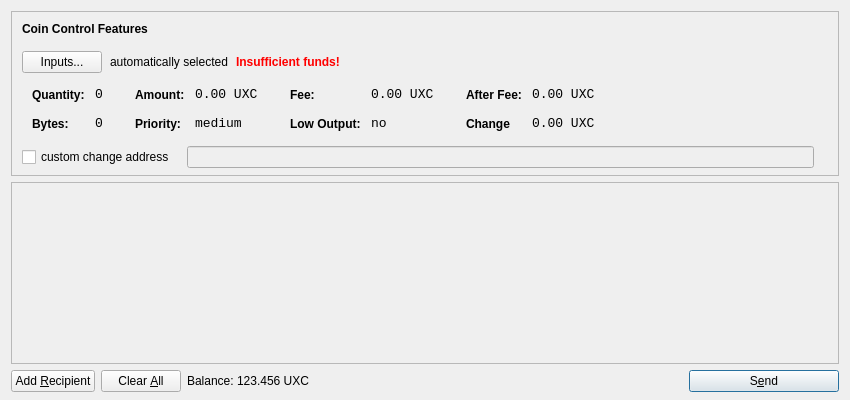
<?xml version="1.0" encoding="UTF-8"?>
<ui version="4.0">
 <class>SendCoinsDialog</class>
 <widget class="QDialog" name="SendCoinsDialog">
  <property name="geometry">
   <rect>
    <x>0</x>
    <y>0</y>
    <width>850</width>
    <height>400</height>
   </rect>
  </property>
  <property name="windowTitle">
   <string>Send Coins</string>
  </property>
  <layout class="QVBoxLayout" name="verticalLayout" stretch="0,1,0">
   <property name="bottomMargin">
    <number>8</number>
   </property>
   <item>
    <widget class="QFrame" name="frameCoinControl">
     <property name="sizePolicy">
      <sizepolicy hsizetype="Expanding" vsizetype="Expanding">
       <horstretch>0</horstretch>
       <verstretch>0</verstretch>
      </sizepolicy>
     </property>
     <property name="maximumSize">
      <size>
       <width>16777215</width>
       <height>16777215</height>
      </size>
     </property>
     <property name="frameShape">
      <enum>QFrame::StyledPanel</enum>
     </property>
     <property name="frameShadow">
      <enum>QFrame::Sunken</enum>
     </property>
     <layout class="QVBoxLayout" name="verticalLayoutCoinControl2">
      <property name="spacing">
       <number>-1</number>
      </property>
      <property name="leftMargin">
       <number>0</number>
      </property>
      <property name="topMargin">
       <number>0</number>
      </property>
      <property name="rightMargin">
       <number>0</number>
      </property>
      <property name="bottomMargin">
       <number>6</number>
      </property>
      <item>
       <layout class="QVBoxLayout" name="verticalLayoutCoinControl" stretch="0,0,0,0,1">
        <property name="spacing">
         <number>0</number>
        </property>
        <property name="leftMargin">
         <number>10</number>
        </property>
        <property name="topMargin">
         <number>10</number>
        </property>
        <item>
         <layout class="QHBoxLayout" name="horizontalLayoutCoinControl1">
          <property name="bottomMargin">
           <number>15</number>
          </property>
          <item>
           <widget class="QLabel" name="labelCoinControlFeatures">
            <property name="sizePolicy">
             <sizepolicy hsizetype="Preferred" vsizetype="Maximum">
              <horstretch>0</horstretch>
              <verstretch>0</verstretch>
             </sizepolicy>
            </property>
            <property name="font">
             <font>
              <weight>75</weight>
              <bold>true</bold>
             </font>
            </property>
            <property name="styleSheet">
             <string notr="true">font-weight:bold;</string>
            </property>
            <property name="text">
             <string>Coin Control Features</string>
            </property>
           </widget>
          </item>
         </layout>
        </item>
        <item>
         <layout class="QHBoxLayout" name="horizontalLayoutCoinControl2" stretch="0,0,0,0">
          <property name="spacing">
           <number>8</number>
          </property>
          <property name="bottomMargin">
           <number>10</number>
          </property>
          <item>
           <widget class="QPushButton" name="pushButtonCoinControl">
            <property name="styleSheet">
             <string notr="true"/>
            </property>
            <property name="text">
             <string>Inputs...</string>
            </property>
           </widget>
          </item>
          <item>
           <widget class="QLabel" name="labelCoinControlAutomaticallySelected">
            <property name="text">
             <string>automatically selected</string>
            </property>
            <property name="margin">
             <number>5</number>
            </property>
           </widget>
          </item>
          <item>
           <widget class="QLabel" name="labelCoinControlInsuffFunds">
            <property name="font">
             <font>
              <weight>75</weight>
              <bold>true</bold>
             </font>
            </property>
            <property name="styleSheet">
             <string notr="true">color:red;font-weight:bold;</string>
            </property>
            <property name="text">
             <string>Insufficient funds!</string>
            </property>
            <property name="margin">
             <number>5</number>
            </property>
           </widget>
          </item>
          <item>
           <spacer name="horizontalSpacerCoinControl">
            <property name="orientation">
             <enum>Qt::Horizontal</enum>
            </property>
            <property name="sizeHint" stdset="0">
             <size>
              <width>40</width>
              <height>1</height>
             </size>
            </property>
           </spacer>
          </item>
         </layout>
        </item>
        <item>
         <widget class="QWidget" name="widgetCoinControl" native="true">
          <property name="sizePolicy">
           <sizepolicy hsizetype="Preferred" vsizetype="Preferred">
            <horstretch>0</horstretch>
            <verstretch>0</verstretch>
           </sizepolicy>
          </property>
          <property name="minimumSize">
           <size>
            <width>0</width>
            <height>0</height>
           </size>
          </property>
          <property name="styleSheet">
           <string notr="true"/>
          </property>
          <layout class="QHBoxLayout" name="horizontalLayoutCoinControl5">
           <property name="margin">
            <number>0</number>
           </property>
           <item>
            <layout class="QHBoxLayout" name="horizontalLayoutCoinControl3" stretch="0,0,0,1">
             <property name="spacing">
              <number>20</number>
             </property>
             <property name="topMargin">
              <number>0</number>
             </property>
             <property name="bottomMargin">
              <number>10</number>
             </property>
             <item>
              <layout class="QFormLayout" name="formLayoutCoinControl1">
               <property name="horizontalSpacing">
                <number>10</number>
               </property>
               <property name="verticalSpacing">
                <number>14</number>
               </property>
               <property name="leftMargin">
                <number>10</number>
               </property>
               <property name="topMargin">
                <number>4</number>
               </property>
               <property name="rightMargin">
                <number>6</number>
               </property>
               <item row="0" column="0">
                <widget class="QLabel" name="labelCoinControlQuantityText">
                 <property name="styleSheet">
                  <string notr="true">font-weight:bold;</string>
                 </property>
                 <property name="text">
                  <string>Quantity:</string>
                 </property>
                 <property name="margin">
                  <number>0</number>
                 </property>
                </widget>
               </item>
               <item row="0" column="1">
                <widget class="QLabel" name="labelCoinControlQuantity">
                 <property name="font">
                  <font>
                   <family>Monospace</family>
                   <pointsize>10</pointsize>
                  </font>
                 </property>
                 <property name="cursor">
                  <cursorShape>IBeamCursor</cursorShape>
                 </property>
                 <property name="contextMenuPolicy">
                  <enum>Qt::ActionsContextMenu</enum>
                 </property>
                 <property name="text">
                  <string>0</string>
                 </property>
                 <property name="margin">
                  <number>0</number>
                 </property>
                 <property name="textInteractionFlags">
                  <set>Qt::LinksAccessibleByMouse|Qt::TextSelectableByKeyboard|Qt::TextSelectableByMouse</set>
                 </property>
                </widget>
               </item>
               <item row="1" column="0">
                <widget class="QLabel" name="labelCoinControlBytesText">
                 <property name="styleSheet">
                  <string notr="true">font-weight:bold;</string>
                 </property>
                 <property name="text">
                  <string>Bytes:</string>
                 </property>
                </widget>
               </item>
               <item row="1" column="1">
                <widget class="QLabel" name="labelCoinControlBytes">
                 <property name="font">
                  <font>
                   <family>Monospace</family>
                   <pointsize>10</pointsize>
                  </font>
                 </property>
                 <property name="cursor">
                  <cursorShape>IBeamCursor</cursorShape>
                 </property>
                 <property name="contextMenuPolicy">
                  <enum>Qt::ActionsContextMenu</enum>
                 </property>
                 <property name="text">
                  <string>0</string>
                 </property>
                 <property name="textInteractionFlags">
                  <set>Qt::LinksAccessibleByMouse|Qt::TextSelectableByKeyboard|Qt::TextSelectableByMouse</set>
                 </property>
                </widget>
               </item>
              </layout>
             </item>
             <item>
              <layout class="QFormLayout" name="formLayoutCoinControl2">
               <property name="horizontalSpacing">
                <number>10</number>
               </property>
               <property name="verticalSpacing">
                <number>14</number>
               </property>
               <property name="leftMargin">
                <number>6</number>
               </property>
               <property name="topMargin">
                <number>4</number>
               </property>
               <property name="rightMargin">
                <number>6</number>
               </property>
               <item row="0" column="0">
                <widget class="QLabel" name="labelCoinControlAmountText">
                 <property name="styleSheet">
                  <string notr="true">font-weight:bold;</string>
                 </property>
                 <property name="text">
                  <string>Amount:</string>
                 </property>
                 <property name="margin">
                  <number>0</number>
                 </property>
                </widget>
               </item>
               <item row="0" column="1">
                <widget class="QLabel" name="labelCoinControlAmount">
                 <property name="font">
                  <font>
                   <family>Monospace</family>
                   <pointsize>10</pointsize>
                  </font>
                 </property>
                 <property name="cursor">
                  <cursorShape>IBeamCursor</cursorShape>
                 </property>
                 <property name="contextMenuPolicy">
                  <enum>Qt::ActionsContextMenu</enum>
                 </property>
                 <property name="text">
                  <string>0.00 UXC</string>
                 </property>
                 <property name="textInteractionFlags">
                  <set>Qt::LinksAccessibleByMouse|Qt::TextSelectableByKeyboard|Qt::TextSelectableByMouse</set>
                 </property>
                </widget>
               </item>
               <item row="1" column="0">
                <widget class="QLabel" name="labelCoinControlPriorityText">
                 <property name="styleSheet">
                  <string notr="true">font-weight:bold;</string>
                 </property>
                 <property name="text">
                  <string>Priority:</string>
                 </property>
                </widget>
               </item>
               <item row="1" column="1">
                <widget class="QLabel" name="labelCoinControlPriority">
                 <property name="font">
                  <font>
                   <family>Monospace</family>
                   <pointsize>10</pointsize>
                  </font>
                 </property>
                 <property name="cursor">
                  <cursorShape>IBeamCursor</cursorShape>
                 </property>
                 <property name="contextMenuPolicy">
                  <enum>Qt::ActionsContextMenu</enum>
                 </property>
                 <property name="text">
                  <string>medium</string>
                 </property>
                 <property name="textInteractionFlags">
                  <set>Qt::LinksAccessibleByMouse|Qt::TextSelectableByKeyboard|Qt::TextSelectableByMouse</set>
                 </property>
                </widget>
               </item>
              </layout>
             </item>
             <item>
              <layout class="QFormLayout" name="formLayoutCoinControl3">
               <property name="horizontalSpacing">
                <number>10</number>
               </property>
               <property name="verticalSpacing">
                <number>14</number>
               </property>
               <property name="leftMargin">
                <number>6</number>
               </property>
               <property name="topMargin">
                <number>4</number>
               </property>
               <property name="rightMargin">
                <number>6</number>
               </property>
               <item row="0" column="0">
                <widget class="QLabel" name="labelCoinControlFeeText">
                 <property name="styleSheet">
                  <string notr="true">font-weight:bold;</string>
                 </property>
                 <property name="text">
                  <string>Fee:</string>
                 </property>
                 <property name="margin">
                  <number>0</number>
                 </property>
                </widget>
               </item>
               <item row="0" column="1">
                <widget class="QLabel" name="labelCoinControlFee">
                 <property name="font">
                  <font>
                   <family>Monospace</family>
                   <pointsize>10</pointsize>
                  </font>
                 </property>
                 <property name="cursor">
                  <cursorShape>IBeamCursor</cursorShape>
                 </property>
                 <property name="contextMenuPolicy">
                  <enum>Qt::ActionsContextMenu</enum>
                 </property>
                 <property name="text">
                  <string>0.00 UXC</string>
                 </property>
                 <property name="textInteractionFlags">
                  <set>Qt::LinksAccessibleByMouse|Qt::TextSelectableByKeyboard|Qt::TextSelectableByMouse</set>
                 </property>
                </widget>
               </item>
               <item row="1" column="0">
                <widget class="QLabel" name="labelCoinControlLowOutputText">
                 <property name="styleSheet">
                  <string notr="true">font-weight:bold;</string>
                 </property>
                 <property name="text">
                  <string>Low Output:</string>
                 </property>
                </widget>
               </item>
               <item row="1" column="1">
                <widget class="QLabel" name="labelCoinControlLowOutput">
                 <property name="font">
                  <font>
                   <family>Monospace</family>
                   <pointsize>10</pointsize>
                  </font>
                 </property>
                 <property name="cursor">
                  <cursorShape>IBeamCursor</cursorShape>
                 </property>
                 <property name="contextMenuPolicy">
                  <enum>Qt::ActionsContextMenu</enum>
                 </property>
                 <property name="text">
                  <string>no</string>
                 </property>
                 <property name="textInteractionFlags">
                  <set>Qt::LinksAccessibleByMouse|Qt::TextSelectableByKeyboard|Qt::TextSelectableByMouse</set>
                 </property>
                </widget>
               </item>
              </layout>
             </item>
             <item>
              <layout class="QFormLayout" name="formLayoutCoinControl4">
               <property name="horizontalSpacing">
                <number>10</number>
               </property>
               <property name="verticalSpacing">
                <number>14</number>
               </property>
               <property name="leftMargin">
                <number>6</number>
               </property>
               <property name="topMargin">
                <number>4</number>
               </property>
               <property name="rightMargin">
                <number>6</number>
               </property>
               <item row="0" column="0">
                <widget class="QLabel" name="labelCoinControlAfterFeeText">
                 <property name="styleSheet">
                  <string notr="true">font-weight:bold;</string>
                 </property>
                 <property name="text">
                  <string>After Fee:</string>
                 </property>
                 <property name="margin">
                  <number>0</number>
                 </property>
                </widget>
               </item>
               <item row="0" column="1">
                <widget class="QLabel" name="labelCoinControlAfterFee">
                 <property name="font">
                  <font>
                   <family>Monospace</family>
                   <pointsize>10</pointsize>
                  </font>
                 </property>
                 <property name="cursor">
                  <cursorShape>IBeamCursor</cursorShape>
                 </property>
                 <property name="contextMenuPolicy">
                  <enum>Qt::ActionsContextMenu</enum>
                 </property>
                 <property name="text">
                  <string>0.00 UXC</string>
                 </property>
                 <property name="textInteractionFlags">
                  <set>Qt::LinksAccessibleByMouse|Qt::TextSelectableByKeyboard|Qt::TextSelectableByMouse</set>
                 </property>
                </widget>
               </item>
               <item row="1" column="0">
                <widget class="QLabel" name="labelCoinControlChangeText">
                 <property name="styleSheet">
                  <string notr="true">font-weight:bold;</string>
                 </property>
                 <property name="text">
                  <string>Change</string>
                 </property>
                </widget>
               </item>
               <item row="1" column="1">
                <widget class="QLabel" name="labelCoinControlChange">
                 <property name="font">
                  <font>
                   <family>Monospace</family>
                   <pointsize>10</pointsize>
                  </font>
                 </property>
                 <property name="cursor">
                  <cursorShape>IBeamCursor</cursorShape>
                 </property>
                 <property name="contextMenuPolicy">
                  <enum>Qt::ActionsContextMenu</enum>
                 </property>
                 <property name="text">
                  <string>0.00 UXC</string>
                 </property>
                 <property name="textInteractionFlags">
                  <set>Qt::LinksAccessibleByMouse|Qt::TextSelectableByKeyboard|Qt::TextSelectableByMouse</set>
                 </property>
                </widget>
               </item>
              </layout>
             </item>
            </layout>
           </item>
          </layout>
         </widget>
        </item>
        <item>
         <layout class="QHBoxLayout" name="horizontalLayoutCoinControl4" stretch="0,0,0">
          <property name="spacing">
           <number>12</number>
          </property>
          <property name="sizeConstraint">
           <enum>QLayout::SetDefaultConstraint</enum>
          </property>
          <property name="topMargin">
           <number>5</number>
          </property>
          <property name="rightMargin">
           <number>5</number>
          </property>
          <item>
           <widget class="QCheckBox" name="checkBoxCoinControlChange">
            <property name="text">
             <string>custom change address</string>
            </property>
           </widget>
          </item>
          <item>
           <widget class="QLineEdit" name="lineEditCoinControlChange">
            <property name="enabled">
             <bool>false</bool>
            </property>
            <property name="sizePolicy">
             <sizepolicy hsizetype="Expanding" vsizetype="Fixed">
              <horstretch>0</horstretch>
              <verstretch>0</verstretch>
             </sizepolicy>
            </property>
           </widget>
          </item>
          <item>
           <widget class="QLabel" name="labelCoinControlChangeLabel">
            <property name="sizePolicy">
             <sizepolicy hsizetype="Preferred" vsizetype="Expanding">
              <horstretch>0</horstretch>
              <verstretch>0</verstretch>
             </sizepolicy>
            </property>
            <property name="minimumSize">
             <size>
              <width>0</width>
              <height>0</height>
             </size>
            </property>
            <property name="text">
             <string/>
            </property>
            <property name="margin">
             <number>3</number>
            </property>
           </widget>
          </item>
         </layout>
        </item>
        <item>
         <spacer name="verticalSpacerCoinControl">
          <property name="orientation">
           <enum>Qt::Vertical</enum>
          </property>
          <property name="sizeHint" stdset="0">
           <size>
            <width>800</width>
            <height>1</height>
           </size>
          </property>
         </spacer>
        </item>
       </layout>
      </item>
     </layout>
    </widget>
   </item>
   <item>
    <widget class="QScrollArea" name="scrollArea">
     <property name="widgetResizable">
      <bool>true</bool>
     </property>
     <widget class="QWidget" name="scrollAreaWidgetContents">
      <property name="geometry">
       <rect>
        <x>0</x>
        <y>0</y>
        <width>830</width>
        <height>165</height>
       </rect>
      </property>
      <layout class="QVBoxLayout" name="verticalLayout_2">
       <property name="margin">
        <number>0</number>
       </property>
       <item>
        <layout class="QVBoxLayout" name="entries">
         <property name="spacing">
          <number>6</number>
         </property>
        </layout>
       </item>
       <item>
        <spacer name="verticalSpacer">
         <property name="orientation">
          <enum>Qt::Vertical</enum>
         </property>
         <property name="sizeHint" stdset="0">
          <size>
           <width>20</width>
           <height>40</height>
          </size>
         </property>
        </spacer>
       </item>
      </layout>
     </widget>
    </widget>
   </item>
   <item>
    <layout class="QHBoxLayout" name="horizontalLayout">
     <item>
      <widget class="QPushButton" name="addButton">
       <property name="toolTip">
        <string>Send to multiple recipients at once</string>
       </property>
       <property name="text">
        <string>Add &amp;Recipient</string>
       </property>
       <property name="icon">
        <iconset resource="../bitcoin.qrc">
         <normaloff>:/icons/add</normaloff>:/icons/add</iconset>
       </property>
       <property name="autoDefault">
        <bool>false</bool>
       </property>
      </widget>
     </item>
     <item>
      <widget class="QPushButton" name="clearButton">
       <property name="sizePolicy">
        <sizepolicy hsizetype="Minimum" vsizetype="Fixed">
         <horstretch>0</horstretch>
         <verstretch>0</verstretch>
        </sizepolicy>
       </property>
       <property name="toolTip">
        <string>Remove all transaction fields</string>
       </property>
       <property name="text">
        <string>Clear &amp;All</string>
       </property>
       <property name="icon">
        <iconset resource="../bitcoin.qrc">
         <normaloff>:/icons/remove</normaloff>:/icons/remove</iconset>
       </property>
       <property name="autoRepeatDelay">
        <number>300</number>
       </property>
       <property name="autoDefault">
        <bool>false</bool>
       </property>
      </widget>
     </item>
     <item>
      <layout class="QHBoxLayout" name="horizontalLayout_2">
       <property name="spacing">
        <number>3</number>
       </property>
       <item>
        <widget class="QLabel" name="label">
         <property name="sizePolicy">
          <sizepolicy hsizetype="Preferred" vsizetype="Fixed">
           <horstretch>0</horstretch>
           <verstretch>0</verstretch>
          </sizepolicy>
         </property>
         <property name="text">
          <string>Balance:</string>
         </property>
        </widget>
       </item>
       <item>
        <widget class="QLabel" name="labelBalance">
         <property name="sizePolicy">
          <sizepolicy hsizetype="Preferred" vsizetype="Fixed">
           <horstretch>0</horstretch>
           <verstretch>0</verstretch>
          </sizepolicy>
         </property>
         <property name="cursor">
          <cursorShape>IBeamCursor</cursorShape>
         </property>
         <property name="text">
          <string>123.456 UXC</string>
         </property>
         <property name="textInteractionFlags">
          <set>Qt::LinksAccessibleByMouse|Qt::TextSelectableByKeyboard|Qt::TextSelectableByMouse</set>
         </property>
        </widget>
       </item>
      </layout>
     </item>
     <item>
      <spacer name="horizontalSpacer">
       <property name="orientation">
        <enum>Qt::Horizontal</enum>
       </property>
       <property name="sizeHint" stdset="0">
        <size>
         <width>40</width>
         <height>20</height>
        </size>
       </property>
      </spacer>
     </item>
     <item>
      <widget class="QPushButton" name="sendButton">
       <property name="minimumSize">
        <size>
         <width>150</width>
         <height>0</height>
        </size>
       </property>
       <property name="toolTip">
        <string>Confirm the send action</string>
       </property>
       <property name="text">
        <string>S&amp;end</string>
       </property>
       <property name="icon">
        <iconset resource="../bitcoin.qrc">
         <normaloff>:/icons/send</normaloff>:/icons/send</iconset>
       </property>
       <property name="default">
        <bool>true</bool>
       </property>
      </widget>
     </item>
    </layout>
   </item>
  </layout>
 </widget>
 <resources>
  <include location="../bitcoin.qrc"/>
 </resources>
 <connections/>
</ui>
